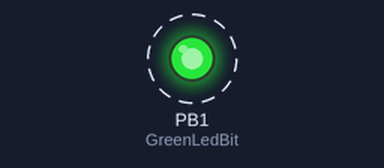
The program below on a simulated ATmega328P, built with avr-gcc and emulated at 16 MHz (the files do not name the chip). Shown: output pins drawn as LEDs (lit = HIGH). Dashed ring = blinking. EEPROM starts erased.

Above: at 0.12 s.
Timing chart, 0 to 3.0 s (numbered marks = the images above):
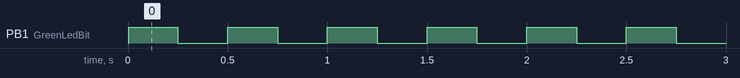

The program:

main.c
```c
/**
 * @file main.c
 * @author ltpe
 * @date 2026-11-05
 * @brief Main function
 */
#define F_CPU 16000000UL  // Antager 16 MHz krystal (ret hvis din kører med f.eks. 8 MHz)

#include <avr/io.h>
#include <avr/interrupt.h>
#include <avr/eeprom.h>

#define DEFAULT_TIMEOUT_1000MS  1000u       /* 1000 ms = 1 sekund */
#define TIMEOUT_250MS           250u
#define MIN_TIMEOUT_MS          1u
#define MAX_TIMEOUT_MS          60000u      /* 60 sekunder maks */

#define EEPROM_MAGIC_16BIT      0x5A3Cu     // Marker for initialiseret 16-bit
#define GreenLedBit PORTB1  // Antag at den grønne LED er tilsluttet pin PB5

static uint16_t EEMEM ee_timeout_magic = EEPROM_MAGIC_16BIT;
static uint16_t EEMEM ee_timeout_ms = TIMEOUT_250MS;

volatile uint16_t active_timeout_ms = DEFAULT_TIMEOUT_1000MS;

static uint16_t eeprom_load_timeout_ms(void)
{
    uint16_t magic = eeprom_read_word(&ee_timeout_magic);
    if (EEPROM_MAGIC_16BIT == magic)
    {
        uint16_t stored = eeprom_read_word(&ee_timeout_ms);
        if (stored >= MIN_TIMEOUT_MS && stored <= MAX_TIMEOUT_MS)
        {
            return stored;
        }
    }
    return DEFAULT_TIMEOUT_1000MS;
}

static void eeprom_save_timeout_ms(uint16_t timeout_ms)
{
    uint16_t magic = eeprom_read_word(&ee_timeout_magic);
    uint16_t current = (EEPROM_MAGIC_16BIT == magic) ? eeprom_read_word(&ee_timeout_ms) : 0u;

    if ((EEPROM_MAGIC_16BIT == magic) && (current != timeout_ms))
    {
        //eeprom_update_word(&ee_timeout_ms, timeout_ms);
        eeprom_write_word(&ee_timeout_ms, timeout_ms);
        current = eeprom_read_word(&ee_timeout_ms);
    }
}

// Initialiseringsfunktion til Timer 1 med dynamisk millisekund-beregning
void Timer1_Init_ms(uint16_t timeout_ms) {
    // 1. Nulstil register for en sikkerheds skyld
    TCCR1A = 0;
    TCCR1B = 0;
    TCNT1  = 0;

    // 2. Vælg CTC-mode (Clear Timer on Compare Match)
    // WGM13:0 = 0100 -> WGM12 sættes i TCCR1B
    TCCR1B |= (1 << WGM12);

    // 3. Vælg Prescaler = 256
    // CS12 = 1, CS11 = 0, CS10 = 0 (giver prescaler 256)
    TCCR1B |= (1 << CS12);

    // 4. Beregn OCR1A-værdien ud fra ønskede millisekunder
    // Formel: Ticks = (F_CPU / Prescaler / 1000) * timeout_ms
    // For 16 MHz og prescaler 256 er frekvensen ind i timeren: 16.000.000 / 256 = 62.500 Hz (62,5 ticks pr. ms)
    uint32_t ticks = ((F_CPU / 256UL) * timeout_ms) / 1000UL;

    if (ticks > 0) {
        ticks--; // Da sammenligningen starter fra 0
    }

    // Sørg for at værdien ikke overstiger 16-bit max (65535)
    if (ticks > 65535) {
        ticks = 65535;
    }

    OCR1A = (uint16_t)ticks;

    // 5. Aktivér Compare Match A Interrupt for Timer 1
    TIMSK1 |= (1 << OCIE1A);
}

// ISR (Interrupt Service Routine) for Timer 1 Compare Match A
ISR(TIMER1_COMPA_vect) {
    // Indsæt den kode, der skal udføres ved hvert timeout.
    // F.eks. toggling af en LED eller flag-sætning til hovedprogrammet.
    PORTB ^= (1 << GreenLedBit);
}

int main(void) {
    DDRB |= (1 << GreenLedBit);  // Sæt PB1 som output for den grønne LED

    active_timeout_ms = eeprom_load_timeout_ms();
    // if (!timer1_apply_timeout_ms(active_timeout_ms)) {
    //     active_timeout_ms = DEFAULT_TIMEOUT_MS;
    //     timer1_apply_timeout_ms(active_timeout_ms);
    // }

    Timer1_Init_ms(active_timeout_ms);

    eeprom_save_timeout_ms(2500);

    // Aktivér globale interrupts
    sei();

    while (1) {
        // Hovedloop kan køre her uafhængigt
    }
}
```

Measured:
- by itself, PB1 (GreenLedBit): alternates HIGH for 0.25 s and LOW for 0.25 s
